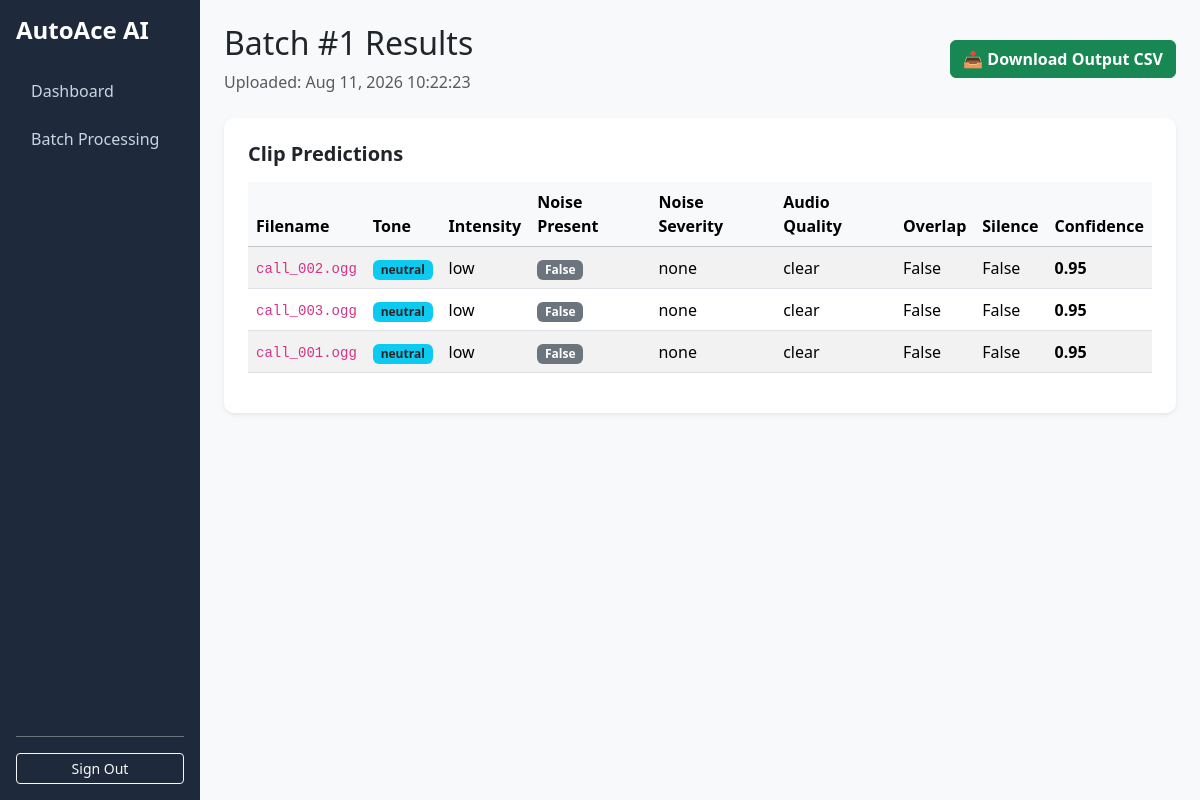
The page /batches/1/ (signed in) on the database its author committed.
### audio_analytics/models.py (models this page shows, shortened)
class BatchUpload(models.Model):
    class Status(models.TextChoices):
        PENDING = 'pending', 'Pending'
        PROCESSING = 'processing', 'Processing'
        COMPLETED = 'completed', 'Completed'
        FAILED = 'failed', 'Failed'
    zip_file = models.FileField(upload_to='batches/')
    uploaded_at = models.DateTimeField(auto_now_add=True)
    status = models.CharField(
        max_length=20,
        choices=Status.choices,
        default=Status.PENDING
    )
    error_message = models.TextField(blank=True, null=True)
    metrics_json = models.TextField(blank=True, null=True)  # Stores F1, Accuracy, and Confusion Matrix

class AudioAnalysis(models.Model):
    class EmotionalTone(models.TextChoices):
        NEUTRAL = 'neutral', 'Neutral'
        SATISFIED = 'satisfied', 'Satisfied'
        FRUSTRATED = 'frustrated', 'Frustrated'
        UPSET = 'upset', 'Upset'
        DISTRESSED = 'distressed', 'Distressed'
    class EmotionalIntensity(models.TextChoices):
        LOW = 'low', 'Low'
        MEDIUM = 'medium', 'Medium'
        HIGH = 'high', 'High'
    class BackgroundNoiseSeverity(models.TextChoices):
        NONE = 'none', 'None'
        LOW = 'low', 'Low'
        MEDIUM = 'medium', 'Medium'
        HIGH = 'high', 'High'
    class AudioQuality(models.TextChoices):
        CLEAR = 'clear', 'Clear'
        SLIGHTLY_IMPAIRED = 'slightly_impaired', 'Slightly Impaired'
        SEVERELY_IMPAIRED = 'severely_impaired', 'Severely Impaired'
    class ProcessingStatus(models.TextChoices):
        PENDING = 'pending', 'Pending'
        SUCCESS = 'success', 'Success'
        FAILED = 'failed', 'Failed'
    batch = models.ForeignKey(
        BatchUpload,
        related_name='analyses',
        on_delete=models.CASCADE,
        null=True,
        blank=True
    )
    filename = models.CharField(max_length=255)
    audio_file = models.FileField(upload_to='audio_clips/', blank=True, null=True)
    status = models.CharField(
        max_length=20,
        choices=ProcessingStatus.choices,
        default=ProcessingStatus.PENDING
    )
    error_details = models.TextField(blank=True, default='')
    emotional_tone = models.CharField(
        max_length=20,
        choices=EmotionalTone.choices,
        blank=True, null=True
    )
    emotional_intensity = models.CharField(
        max_length=10,
        choices=EmotionalIntensity.choices,
        blank=True, null=True
    )
    background_noise_present = models.BooleanField(default=False)
    background_noise_type = models.CharField(max_length=255, blank=True, default='')
    background_noise_severity = models.CharField(
        max_length=10,
        choices=BackgroundNoiseSeverity.choices,
        default=BackgroundNoiseSeverity.NONE
    )
    audio_quality = models.CharField(
        max_length=20,
        choices=AudioQuality.choices,
        blank=True, null=True
    )
    speaker_overlap_present = models.BooleanField(default=False)
    long_silence_present = models.BooleanField(default=False)
    confidence = models.FloatField(
        validators=[MinValueValidator(0.0), MaxValueValidator(1.0)],
        null=True,
        blank=True
    )
    created_at = models.DateTimeField(auto_now_add=True)

### audio_analytics/views.py (the view)
# urls.py: path('batches/<int:pk>/', BatchDetailView.as_view(), name='batch_detail'),
class BatchDetailView(LoginRequiredMixin, DetailView):
    model = BatchUpload
    template_name = "audio_analytics/batch_detail.html"
    context_object_name = "batch"
    def get_context_data(self, **kwargs):
        context = super().get_context_data(**kwargs)
        context["analyses"] = self.object.analyses.all()
        context["metrics"] = json.loads(self.object.metrics_json) if getattr(self.object, "metrics_json", None) else None
        return context

### audio_analytics/templates/audio_analytics/batch_detail.html (shortened to what this page needs)
{% extends 'audio_analytics/base.html' %}
{% block content %}
<div class="d-flex justify-content-between align-items-center mb-4">
    <div>
        <h2>Batch #{{ batch.id }} Results</h2>
        <span class="text-muted">Uploaded: {{ batch.uploaded_at|date:"M d, Y H:i:s" }}</span>
    </div>
    <a href="{% url 'batch_export' batch.pk %}" class="btn btn-success fw-bold">
        📥 Download Output CSV
    </a>
</div>
<div class="card card-custom">
    <div class="card-body p-4">
        <h5 class="card-title fw-bold mb-3">Clip Predictions</h5>
        <div class="table-responsive">
            <table class="table table-striped align-middle">
                <thead class="table-light">
                    <tr>
                        <th>Filename</th>
                        <th>Tone</th>
                        <th>Intensity</th>
                        <th>Noise Present</th>
                        <th>Noise Severity</th>
                        <th>Audio Quality</th>
                        <th>Overlap</th>
                        <th>Silence</th>
                        <th>Confidence</th>
                    </tr>
                </thead>
                <tbody>
                    {% for analysis in analyses %}
                    <tr>
                        <td><code>{{ analysis.filename }}</code></td>
                        <td><span class="badge bg-info text-dark">{{ analysis.emotional_tone|default:"-" }}</span></td>
                        <td>{{ analysis.emotional_intensity|default:"-" }}</td>
                        <td>
                            {% if analysis.background_noise_present %}
                            <span class="badge bg-warning text-dark">True</span>
                            {% else %}
                            <span class="badge bg-secondary">False</span>
                            {% endif %}
                        </td>
                        <td>{{ analysis.background_noise_severity }}</td>
                        <td>{{ analysis.audio_quality|default:"-" }}</td>
                        <td>{{ analysis.speaker_overlap_present }}</td>
                        <td>{{ analysis.long_silence_present }}</td>
                        <td><strong>{{ analysis.confidence|default:"0.0" }}</strong></td>
                    </tr>
                    {% empty %}
                    <tr><td colspan="9" class="text-center text-muted">No individual file records processed.</td></tr>
                    {% endfor %}
                </tbody>
            </table>
        </div>
    </div>
</div>
{% endblock %}

### audio_analytics/templates/audio_analytics/base.html (style rules this page uses)
body { background-color: #f8f9fa; }
.card-custom { border: none; border-radius: 10px; box-shadow: 0 0.125rem 0.25rem rgba(0,0,0,0.075); }

### rows shown on the page
BatchUpload: id "1", uploaded_at "Aug 11, 2026 10:22:23"
AudioAnalysis: filename "call_002.ogg", emotional_tone "neutral", emotional_intensity "low", background_noise_present "False", background_noise_severity "none", audio_quality "clear", speaker_overlap_present "False", long_silence_present "False", confidence "0.95"
AudioAnalysis: filename "call_003.ogg", emotional_tone "neutral", emotional_intensity "low", background_noise_present "False", background_noise_severity "none", audio_quality "clear", speaker_overlap_present "False", long_silence_present "False", confidence "0.95"
AudioAnalysis: filename "call_001.ogg", emotional_tone "neutral", emotional_intensity "low", background_noise_present "False", background_noise_severity "none", audio_quality "clear", speaker_overlap_present "False", long_silence_present "False", confidence "0.95"
